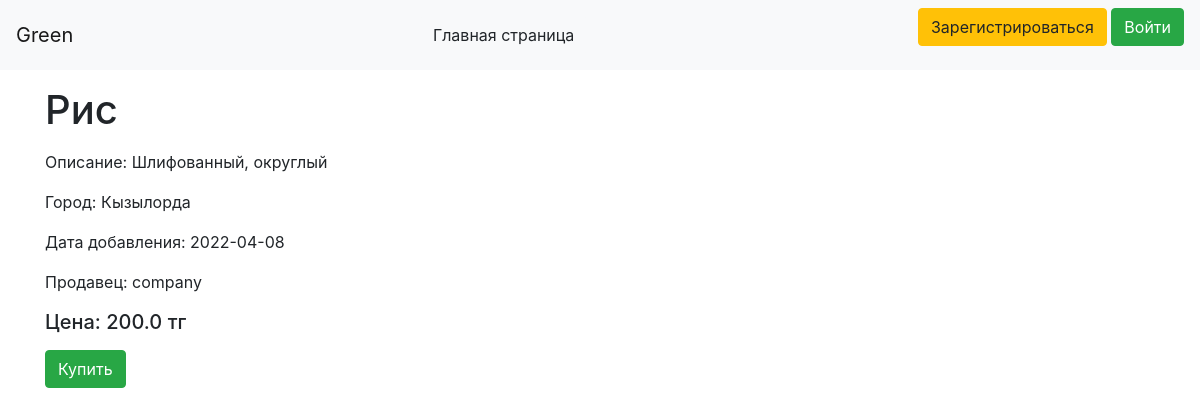
The app's page /products/2 with its own data.
### data/product.py (models this page shows)
class Products(SqlAlchemyBase):
    __tablename__ = 'products'
    id = sqlalchemy.Column(sqlalchemy.Integer,
                           primary_key=True, autoincrement=True)
    title = sqlalchemy.Column(sqlalchemy.String, nullable=True)
    description = sqlalchemy.Column(sqlalchemy.String, nullable=True)
    city = sqlalchemy.Column(sqlalchemy.String, nullable=True)
    price = sqlalchemy.Column(sqlalchemy.Float, nullable=True)
    created_date = sqlalchemy.Column(sqlalchemy.String, nullable=False)
    company_id = sqlalchemy.Column(sqlalchemy.Integer,
                                   sqlalchemy.ForeignKey("users.id"))
    company = orm.relation('User')

### data/users.py (models this page shows, shortened)
class User(SqlAlchemyBase, UserMixin, SerializerMixin):
    __tablename__ = 'users'
    id = sqlalchemy.Column(sqlalchemy.Integer,
                           primary_key=True, autoincrement=True)
    login = sqlalchemy.Column(sqlalchemy.String, nullable=True)
    email = sqlalchemy.Column(sqlalchemy.String,
                              index=True, unique=True, nullable=True)
    hashed_password = sqlalchemy.Column(sqlalchemy.String, nullable=True)
    created_date = sqlalchemy.Column(sqlalchemy.DateTime,
                                     default=datetime.datetime.now)
    is_company = sqlalchemy.Column(sqlalchemy.Boolean)

### data/products_blueprint.py (the view)
@blueprint.route('/products/<int:id>')
def open_product(id):
    global product_list
    product_list.clear()
    db_sess = db_session.create_session()
    products = db_sess.query(Products).get(id)
    users = db_sess.query(User).get(products.company_id)
    product_list.append(products.title)
    product_list.append(str(datetime.datetime.now())[0:10])
    if not products:
        return jsonify({'error': 'Not found'})
    return render_template('one_product.html', products=products, users=users)

### data/db_session.py (called while the page is built)
def create_session() -> Session:
    global __factory
    return __factory()

### templates/one_product.html (shortened to what this page needs)
{% extends "base.html" %}
{% block content %}
<p><h1>{{ products.title }}</h1><p>
<div>
    <p>Описание: {{ products.description }}
</div>
<div>
    <p>Город: {{ products.city }}
</div>
<div>
    <p>Дата добавления: {{ products.created_date[0:10] }}
</div>
<div>
    <p>Продавец: {{ users.login }}
</div>
<div>
    <p><h5>Цена: {{ products.price }} тг</h5>
</div>
{% if current_user.is_company != True %}
<div><a class="btn btn-success" href="/add_to_basket">Купить</a></div>
{% endif %}
{% endblock %}

### records on screen
Products: title "Рис", description "Шлифованный, округлый", city "Кызылорда", created_date "2022-04-08", price "200.0"
User: login "company"
